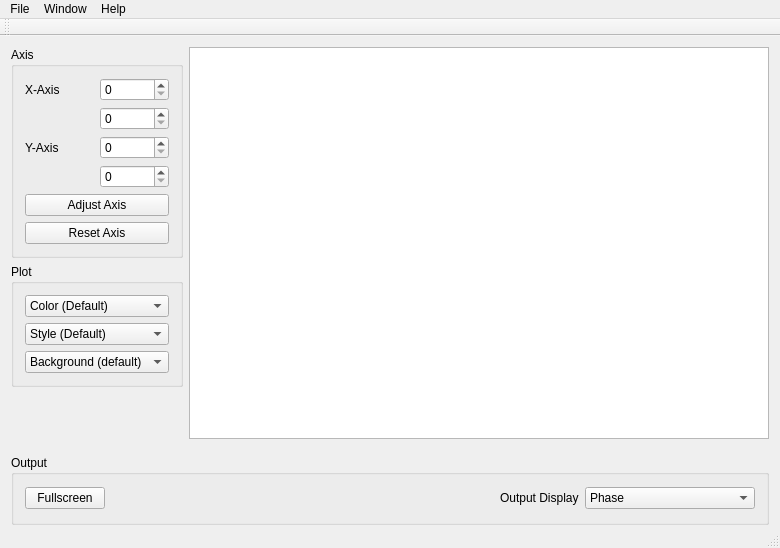
<?xml version="1.0" encoding="UTF-8"?>
<ui version="4.0">
 <class>MainWindow</class>
 <widget class="QMainWindow" name="MainWindow">
  <property name="geometry">
   <rect>
    <x>0</x>
    <y>0</y>
    <width>780</width>
    <height>548</height>
   </rect>
  </property>
  <property name="windowTitle">
   <string>MainWindow</string>
  </property>
  <widget class="QWidget" name="centralWidget">
   <layout class="QGridLayout" name="gridLayout_4">
    <item row="2" column="0">
     <spacer name="verticalSpacer">
      <property name="orientation">
       <enum>Qt::Vertical</enum>
      </property>
      <property name="sizeHint" stdset="0">
       <size>
        <width>20</width>
        <height>40</height>
       </size>
      </property>
     </spacer>
    </item>
    <item row="0" column="1" rowspan="3">
     <widget class="PlotWidget" name="graphicsView"/>
    </item>
    <item row="3" column="0" colspan="2">
     <widget class="QGroupBox" name="groupBox">
      <property name="minimumSize">
       <size>
        <width>0</width>
        <height>70</height>
       </size>
      </property>
      <property name="maximumSize">
       <size>
        <width>16777215</width>
        <height>50</height>
       </size>
      </property>
      <property name="title">
       <string>Output</string>
      </property>
      <layout class="QGridLayout" name="gridLayout">
       <item row="0" column="4">
        <widget class="QComboBox" name="cBoxOutput">
         <property name="minimumSize">
          <size>
           <width>0</width>
           <height>22</height>
          </size>
         </property>
         <item>
          <property name="text">
           <string>Phase</string>
          </property>
         </item>
         <item>
          <property name="text">
           <string>Magnitude</string>
          </property>
         </item>
         <item>
          <property name="text">
           <string>Magnitude (from speaker)</string>
          </property>
         </item>
        </widget>
       </item>
       <item row="0" column="1">
        <spacer name="horizontalSpacer">
         <property name="orientation">
          <enum>Qt::Horizontal</enum>
         </property>
         <property name="sizeHint" stdset="0">
          <size>
           <width>425</width>
           <height>14</height>
          </size>
         </property>
        </spacer>
       </item>
       <item row="0" column="3">
        <widget class="QLabel" name="label">
         <property name="minimumSize">
          <size>
           <width>0</width>
           <height>22</height>
          </size>
         </property>
         <property name="text">
          <string>Output Display</string>
         </property>
        </widget>
       </item>
       <item row="0" column="0">
        <widget class="QPushButton" name="btnFullScreen">
         <property name="minimumSize">
          <size>
           <width>0</width>
           <height>22</height>
          </size>
         </property>
         <property name="text">
          <string>Fullscreen</string>
         </property>
        </widget>
       </item>
      </layout>
     </widget>
    </item>
    <item row="0" column="0">
     <widget class="QGroupBox" name="groupBox_2">
      <property name="title">
       <string>Axis</string>
      </property>
      <layout class="QGridLayout" name="gridLayout_3">
       <item row="0" column="0">
        <widget class="QLabel" name="label_2">
         <property name="text">
          <string>X-Axis</string>
         </property>
        </widget>
       </item>
       <item row="0" column="1">
        <widget class="QSpinBox" name="xspinBoxLower"/>
       </item>
       <item row="1" column="1">
        <widget class="QSpinBox" name="xspinBoxUpper"/>
       </item>
       <item row="2" column="0">
        <widget class="QLabel" name="label_3">
         <property name="text">
          <string>Y-Axis</string>
         </property>
        </widget>
       </item>
       <item row="2" column="1">
        <widget class="QSpinBox" name="yspinBoxLower"/>
       </item>
       <item row="3" column="1">
        <widget class="QSpinBox" name="yspinBoxUpper"/>
       </item>
       <item row="4" column="0" colspan="2">
        <widget class="QPushButton" name="btnAdjustAxis">
         <property name="text">
          <string>Adjust Axis</string>
         </property>
        </widget>
       </item>
       <item row="5" column="0" colspan="2">
        <widget class="QPushButton" name="btnResetAxis">
         <property name="text">
          <string>Reset Axis</string>
         </property>
        </widget>
       </item>
      </layout>
     </widget>
    </item>
    <item row="1" column="0">
     <widget class="QGroupBox" name="groupBox_3">
      <property name="title">
       <string>Plot</string>
      </property>
      <layout class="QGridLayout" name="gridLayout_2">
       <item row="0" column="0">
        <widget class="QComboBox" name="cBoxColor">
         <item>
          <property name="text">
           <string>Color (Default)</string>
          </property>
         </item>
         <item>
          <property name="text">
           <string>Green</string>
          </property>
         </item>
         <item>
          <property name="text">
           <string>Red</string>
          </property>
         </item>
         <item>
          <property name="text">
           <string>Blue</string>
          </property>
         </item>
         <item>
          <property name="text">
           <string>Magenta</string>
          </property>
         </item>
         <item>
          <property name="text">
           <string>Yellow</string>
          </property>
         </item>
         <item>
          <property name="text">
           <string>Brown</string>
          </property>
         </item>
        </widget>
       </item>
       <item row="1" column="0">
        <widget class="QComboBox" name="cBoxStyle">
         <item>
          <property name="text">
           <string>Style (Default)</string>
          </property>
         </item>
         <item>
          <property name="text">
           <string>Points</string>
          </property>
         </item>
         <item>
          <property name="text">
           <string>Dotted</string>
          </property>
         </item>
         <item>
          <property name="text">
           <string>Dash</string>
          </property>
         </item>
        </widget>
       </item>
       <item row="2" column="0">
        <widget class="QComboBox" name="cBoxBackground">
         <item>
          <property name="text">
           <string>Background (default)</string>
          </property>
         </item>
         <item>
          <property name="text">
           <string>Black</string>
          </property>
         </item>
         <item>
          <property name="text">
           <string>White</string>
          </property>
         </item>
        </widget>
       </item>
      </layout>
     </widget>
    </item>
   </layout>
  </widget>
  <widget class="QMenuBar" name="menuBar">
   <property name="geometry">
    <rect>
     <x>0</x>
     <y>0</y>
     <width>780</width>
     <height>22</height>
    </rect>
   </property>
   <widget class="QMenu" name="menuFile">
    <property name="title">
     <string>File</string>
    </property>
    <addaction name="actionSave"/>
    <addaction name="actionClose"/>
   </widget>
   <widget class="QMenu" name="menuHelp">
    <property name="title">
     <string>Help</string>
    </property>
    <addaction name="actionAbout"/>
   </widget>
   <widget class="QMenu" name="menuWindow">
    <property name="title">
     <string>Window</string>
    </property>
    <addaction name="actionFullscreen"/>
    <addaction name="actionWindowed"/>
   </widget>
   <addaction name="menuFile"/>
   <addaction name="menuWindow"/>
   <addaction name="menuHelp"/>
  </widget>
  <widget class="QToolBar" name="mainToolBar">
   <attribute name="toolBarArea">
    <enum>TopToolBarArea</enum>
   </attribute>
   <attribute name="toolBarBreak">
    <bool>false</bool>
   </attribute>
  </widget>
  <widget class="QStatusBar" name="statusBar"/>
  <action name="actionSave">
   <property name="text">
    <string>Save</string>
   </property>
  </action>
  <action name="actionAbout">
   <property name="text">
    <string>About</string>
   </property>
  </action>
  <action name="actionClose">
   <property name="text">
    <string>Close</string>
   </property>
  </action>
  <action name="actionFullscreen">
   <property name="text">
    <string>Fullscreen</string>
   </property>
  </action>
  <action name="actionWindowed">
   <property name="text">
    <string>Windowed</string>
   </property>
  </action>
 </widget>
 <layoutdefault spacing="6" margin="11"/>
 <customwidgets>
  <customwidget>
   <class>PlotWidget</class>
   <extends>QGraphicsView</extends>
   <header>pyqtgraph</header>
  </customwidget>
 </customwidgets>
 <resources/>
 <connections/>
</ui>
